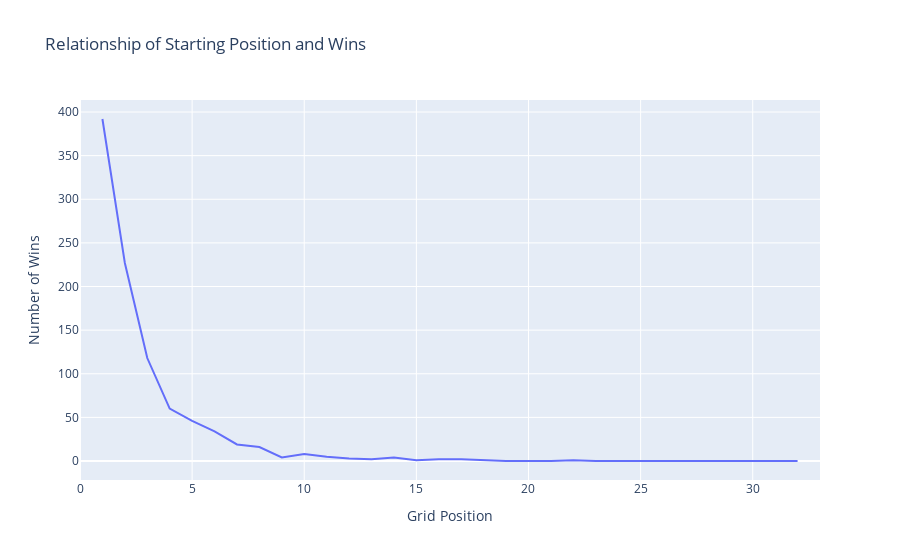

Notebook cell for this chart:
### Markdown cell above
Right before the actual race begins, all the drivers position themselves along the track. Aforementioned, the order of this positioning is determined by each drivers' performance in qualifying. We deem that one driver outperforms another in any given race if their grid positioning is better/ahead of their teammates.

### Code cell
# explore relationship between qualifying/grid positioning and wins/podiums/positions on aggregate level
re_pos = re[['race', 'dname', 'position', 'grid']].copy()
re_pos['win'] = (re_pos.position == 1).astype('int64')
re_win_agg = re_pos.groupby(['grid'], as_index=False)['win'].sum()
re_win_agg = re_win_agg.loc[re_win_agg['grid'] > 0 ,]

fig = px.line(re_win_agg, x='grid', y='win', range_x=[0, 33], labels={'win': 'Number of Wins', 'grid': 'Grid Position'},
             title='Relationship of Starting Position and Wins')
fig.show()

### Figure 1 — Plotly figure (JSON) as saved in the notebook; plotly's stock layout.template omitted (floating-point values rounded to 4 significant figures)
{"data": [{"hovertemplate": "Grid Position=%{x}<br>Number of Wins=%{y}<extra></extra>", "legendgroup": "", "line": {"color": "#636efa", "dash": "solid"}, "mode": "lines", "name": "", "orientation": "v", "showlegend": false, "type": "scatter", "x": [1, 2, 3, 4, 5, 6, 7, 8, 9, 10, 11, 12, 13, 14, 15, 16, 17, 18, 19, 20, 21, 22, 23, 24, 25, 26, 27, 28, 29, 30, 31, 32], "xaxis": "x", "y": [392, 227, 118, 60, 46, 34, 19, 16, 4, 8, 5, 3, 2, 4, 1, 2, 2, 1, 0, 0, 0, 1, 0, 0, 0, 0, 0, 0, 0, 0, 0, 0], "yaxis": "y"}], "layout": {"legend": {"tracegroupgap": 0}, "title": {"text": "Relationship of Starting Position and Wins"}, "xaxis": {"anchor": "y", "domain": [0, 1], "range": [0, 33], "title": {"text": "Grid Position"}}, "yaxis": {"anchor": "x", "domain": [0, 1], "title": {"text": "Number of Wins"}}}}
